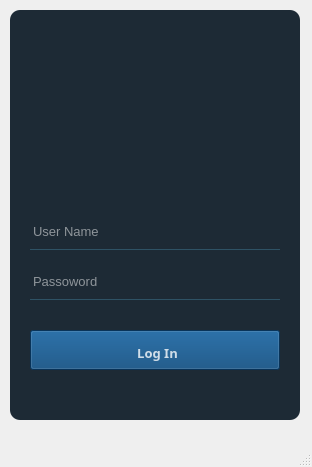
<?xml version="1.0" encoding="UTF-8"?>
<ui version="4.0">
 <class>MainWindow</class>
 <widget class="QMainWindow" name="MainWindow">
  <property name="geometry">
   <rect>
    <x>0</x>
    <y>0</y>
    <width>312</width>
    <height>467</height>
   </rect>
  </property>
  <property name="font">
   <font>
    <family>MS Gothic</family>
   </font>
  </property>
  <property name="windowTitle">
   <string>MainWindow</string>
  </property>
  <property name="styleSheet">
   <string notr="true">QPushButton#pushButton{
background-color:rgba(2, 65, 118, 255);
color:rgba(255, 255, 255, 200);
norder-radius:5px;
}
QPushButton#pushButton{
padding-left:5px;
padding-top:5px;
background-color:rgba(2, 65, 118, 100);
background-position:calc(100% - 10px)center;
}
QPushButton#pushButton{
background-color:rgba(2, 65, 118, 200);
}</string>
  </property>
  <widget class="QWidget" name="centralwidget">
   <widget class="QWidget" name="widget" native="true">
    <property name="geometry">
     <rect>
      <x>10</x>
      <y>10</y>
      <width>290</width>
      <height>410</height>
     </rect>
    </property>
    <widget class="QLabel" name="label">
     <property name="geometry">
      <rect>
       <x>0</x>
       <y>0</y>
       <width>290</width>
       <height>410</height>
      </rect>
     </property>
     <property name="styleSheet">
      <string notr="true">background-color:rgba(16, 30, 41, 240);
border-radius:10px;</string>
     </property>
     <property name="text">
      <string/>
     </property>
    </widget>
    <widget class="QLineEdit" name="lineEdit">
     <property name="geometry">
      <rect>
       <x>20</x>
       <y>210</y>
       <width>250</width>
       <height>30</height>
      </rect>
     </property>
     <property name="font">
      <font>
       <pointsize>10</pointsize>
      </font>
     </property>
     <property name="styleSheet">
      <string notr="true">background-color:rgba(0, 0, 0, 0);
border:1px solid rgba(0, 0, 0, 0);
border-bottom-color:rgba(46, 82, 101, 255);
color:rgba(255, 255, 255);
padding-bottom:7px;</string>
     </property>
     <property name="placeholderText">
      <string>User Name</string>
     </property>
    </widget>
    <widget class="QLineEdit" name="lineEdit_2">
     <property name="geometry">
      <rect>
       <x>20</x>
       <y>260</y>
       <width>250</width>
       <height>30</height>
      </rect>
     </property>
     <property name="font">
      <font>
       <pointsize>10</pointsize>
      </font>
     </property>
     <property name="styleSheet">
      <string notr="true">background-color:rgba(0, 0, 0, 0);
border:1px solid rgba(0, 0, 0, 0);
border-bottom-color:rgba(46, 82, 101, 255);
color:rgba(255, 255, 255);
padding-bottom:7px;</string>
     </property>
     <property name="text">
      <string/>
     </property>
     <property name="echoMode">
      <enum>QLineEdit::Password</enum>
     </property>
     <property name="placeholderText">
      <string>Passoword</string>
     </property>
    </widget>
    <widget class="QPushButton" name="pushButton">
     <property name="geometry">
      <rect>
       <x>20</x>
       <y>320</y>
       <width>250</width>
       <height>40</height>
      </rect>
     </property>
     <property name="font">
      <font>
       <family>Mongolian Baiti</family>
       <pointsize>10</pointsize>
       <weight>75</weight>
       <bold>true</bold>
      </font>
     </property>
     <property name="text">
      <string>Log In</string>
     </property>
    </widget>
    <widget class="QLabel" name="label_2">
     <property name="geometry">
      <rect>
       <x>50</x>
       <y>20</y>
       <width>211</width>
       <height>171</height>
      </rect>
     </property>
     <property name="autoFillBackground">
      <bool>false</bool>
     </property>
     <property name="text">
      <string/>
     </property>
     <property name="pixmap">
      <pixmap>F:/1081856-200-removebg-preview.png</pixmap>
     </property>
    </widget>
    <widget class="QLabel" name="label_3">
     <property name="geometry">
      <rect>
       <x>0</x>
       <y>0</y>
       <width>291</width>
       <height>251</height>
      </rect>
     </property>
     <property name="font">
      <font>
       <family>Tw Cen MT Condensed</family>
       <pointsize>50</pointsize>
       <weight>50</weight>
       <italic>false</italic>
       <bold>false</bold>
      </font>
     </property>
     <property name="styleSheet">
      <string notr="true">color: rgb(255, 255, 255);</string>
     </property>
     <property name="text">
      <string/>
     </property>
     <property name="pixmap">
      <pixmap>../../../asus/OneDrive/Gambar/20240507_201132_0000-removebg-preview.png</pixmap>
     </property>
     <property name="scaledContents">
      <bool>true</bool>
     </property>
    </widget>
    <widget class="QLabel" name="label_4">
     <property name="geometry">
      <rect>
       <x>10</x>
       <y>10</y>
       <width>271</width>
       <height>241</height>
      </rect>
     </property>
     <property name="text">
      <string/>
     </property>
     <property name="pixmap">
      <pixmap>../../../asus/OneDrive/Gambar/UTS pak opan/20240507_201132_0000-removebg-preview.png</pixmap>
     </property>
     <property name="scaledContents">
      <bool>true</bool>
     </property>
    </widget>
   </widget>
  </widget>
  <widget class="QMenuBar" name="menubar">
   <property name="geometry">
    <rect>
     <x>0</x>
     <y>0</y>
     <width>312</width>
     <height>21</height>
    </rect>
   </property>
  </widget>
  <widget class="QStatusBar" name="statusbar"/>
 </widget>
 <resources/>
 <connections/>
</ui>
